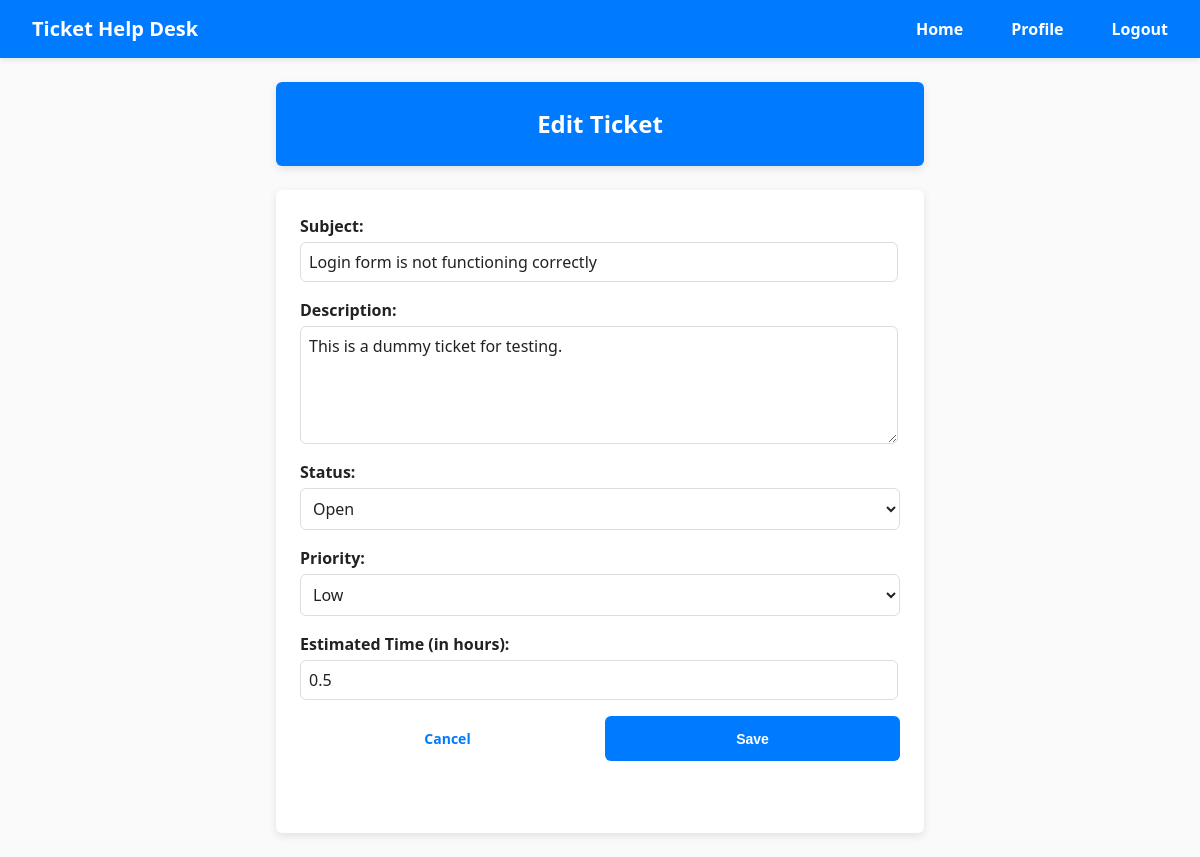
/edit_ticket/1 (signed in), run on an earlier commit of the app's database.
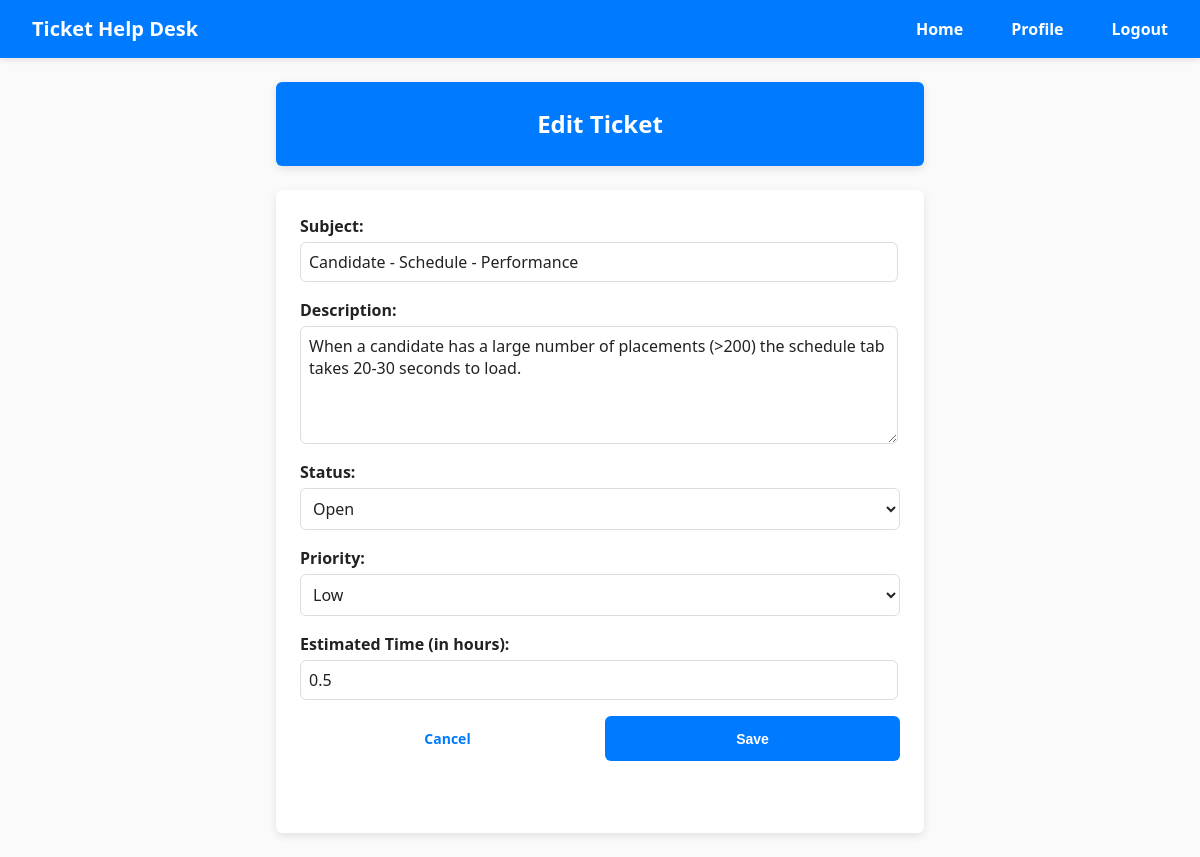
And on a later commit of the database.
### HelpDeskTicketingSystem/models/TicketModel.py (models this page shows)
class Ticket(db.Model):
    id = db.Column(db.Integer, primary_key=True)
    subject = db.Column(db.String(100), nullable=False)
    description = db.Column(db.Text, nullable=False)
    status = db.Column(db.String(20), nullable=False)
    priority = db.Column(db.String(20), nullable=False)
    estimated_time = db.Column(db.Float, nullable=False)
    date_created = db.Column(db.DateTime(timezone=True), default=func.current_timestamp())
    date_updated = db.Column(db.DateTime(timezone=True), default=func.current_timestamp(), onupdate=func.current_timestamp())
    user_id = db.Column(db.Integer, db.ForeignKey('user.id'))
    user = relationship('User', backref='tickets')

### HelpDeskTicketingSystem/views/tickets.py (the view, shortened to what this page needs)
@tickets_bp.route('/edit_ticket/<int:ticket_id>', methods=['GET', 'POST'])
@login_required
def edit_ticket(ticket_id):
    ticket = Ticket.query.filter_by(id=ticket_id).first()
    if not ticket:
        flash('Ticket not found.', category='error')
        return redirect(url_for('home.home'))
    if ticket.user_id != current_user.id and current_user.account_type != 'Administrator':
        flash('You do not have permission to edit this ticket.', category='error')
        return redirect(url_for('home.home'))
    return render_template('edit_ticket.html', ticket=ticket)

### HelpDeskTicketingSystem/__init__.py (called while the page is built)
def create_app():
    app = Flask(__name__)
    app.config.from_object(Config)
    db.init_app(app)
    login_manager.init_app(app)
    login_manager.login_view = 'auth.login'
    from .views.home import home_bp
    from .views.auth import auth_bp
    from .views.users import users_bp
    from .views.tickets import tickets_bp
    app.register_blueprint(home_bp, url_prefix='/')
    app.register_blueprint(auth_bp, url_prefix='/')
    app.register_blueprint(tickets_bp, url_prefix='/')
    app.register_blueprint(users_bp, url_prefix='/')
    create_database(app)
    from .models import User
    @login_manager.user_loader
    def load_user(user_id):
        return User.query.get(int(user_id))
    return app

### HelpDeskTicketingSystem/templates/edit_ticket.html (shortened to what this page needs)
{% extends "base.html" %}
{% block content %}
  <h2>Edit Ticket</h2>
  <form method="POST" id="editTicketForm" class="form">
    <label for="subject">Subject:</label>
    <input type="text" id="subject" name="subject" value="{{ ticket.subject | default('') }}" />
    <label for="description">Description:</label>
    <textarea id="description" name="description">{{ ticket.description | default('') }}</textarea>
    {% if current_user.account_type == 'Administrator' %}
      <label for="status">Status:</label>
      <select id="status" name="status">
        <option value="Open" {% if status == 'Open' %}selected{% endif %}>Open</option>
      </select>
      <label for="priority">Priority:</label>
      <select id="priority" name="priority">
        <option value="Low" {% if priority == 'Low' %}selected{% endif %}>Low</option>
      </select>
    {% endif %}
    <label for="estimated_time">Estimated Time (in hours):</label>
    <input type="number" id="estimated_time" name="estimated_time" value="{{ ticket.estimated_time }}" step="0.5"
           {% if current_user.account_type != 'Administrator' %}readonly{% endif %}>
    <div class="btn-group">
      <a href="{{ url_for('tickets.ticket_details', ticket_id=ticket.id) }}" class="btn btn-group btn-secondary">Cancel</a>
      <button type="submit" form="editTicketForm" class="btn btn-group btn-primary">Save</button>
    </div>
  </form>
{% endblock %}

What changed in the data, as far as the page shows it:
changed Ticket: subject "Login form is not functioning correctly" → "Candidate - Schedule - Performance"; description "This is a dummy ticket for testing." → "When a candidate has a large number of placements (>200) the schedule tab takes 20-30 seconds to load."
